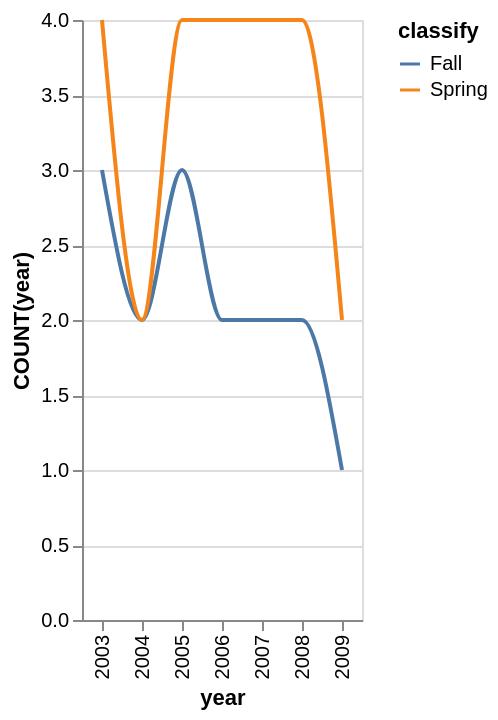

Here is the Vega-Lite specification saved for this chart:
### Vega-Lite specification from a JSON file in a GitHub repository (floating-point values rounded to 4 significant figures)
{"data": {"values": [{"x_data": "2003", "y_data": 3, "classify": "Fall"}, {"x_data": "2004", "y_data": 2, "classify": "Fall"}, {"x_data": "2005", "y_data": 3, "classify": "Fall"}, {"x_data": "2006", "y_data": 2, "classify": "Fall"}, {"x_data": "2007", "y_data": 2, "classify": "Fall"}, {"x_data": "2008", "y_data": 2, "classify": "Fall"}, {"x_data": "2009", "y_data": 1, "classify": "Fall"}, {"x_data": "2003", "y_data": 4, "classify": "Spring"}, {"x_data": "2004", "y_data": 2, "classify": "Spring"}, {"x_data": "2005", "y_data": 4, "classify": "Spring"}, {"x_data": "2006", "y_data": 4, "classify": "Spring"}, {"x_data": "2007", "y_data": 4, "classify": "Spring"}, {"x_data": "2008", "y_data": 4, "classify": "Spring"}, {"x_data": "2009", "y_data": 2, "classify": "Spring"}]}, "mark": {"type": "line", "interpolate": "monotone"}, "encoding": {"x": {"field": "x_data", "type": "nominal", "title": "year", "sort": "ascending"}, "y": {"field": "y_data", "type": "quantitative", "title": "COUNT(year)"}, "color": {"field": "classify"}}}
